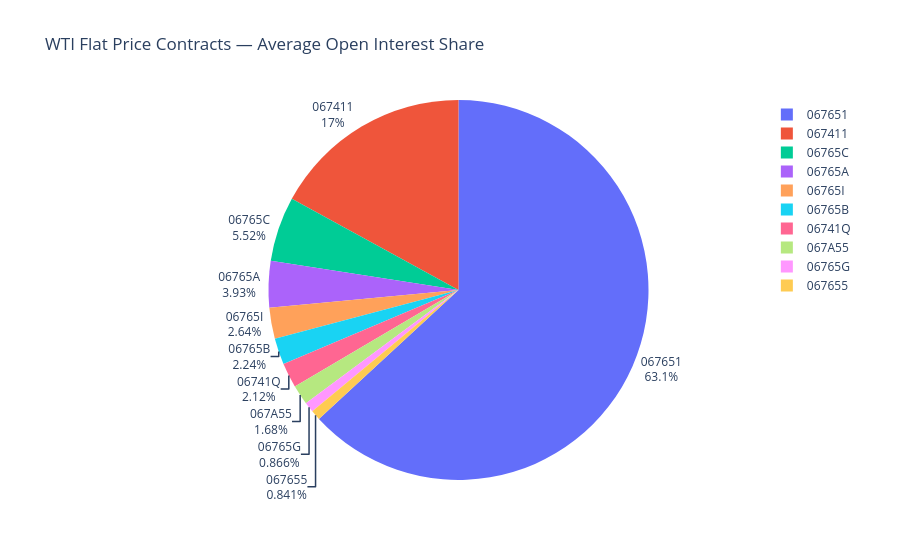

Notebook cell for this chart:
### Markdown cell above
## Open Interest Share — Pie Chart

### Code cell
fig = px.pie(
    avg_oi.reset_index(),
    values="avg_open_interest",
    names="cftc_contract_market_code",
    hover_data=["contract_name"],
    title="WTI Flat Price Contracts — Average Open Interest Share",
)
fig.update_traces(textinfo="label+percent", textposition="outside")
fig.show()

### Figure 1 — Plotly figure (JSON) as saved in the notebook; plotly's stock layout.template omitted (floating-point values rounded to 4 significant figures)
{"data": [{"customdata": [["CRUDE OIL, LIGHT SWEET - NEW YORK MERCANTILE EXCHANGE"], ["CRUDE OIL, LIGHT SWEET - ICE EUROPE"], ["CRUDE OIL AVG PRICE OPTIONS - NEW YORK MERCANTILE EXCHANGE"], ["WTI CRUDE OIL CALENDAR SWAP - NEW YORK MERCANTILE EXCHANGE"], ["WTI CRUDE OIL FINANCIAL - NEW YORK MERCANTILE EXCHANGE"], ["EUR STYLE CRUDE OIL OPTIONS - NEW YORK MERCANTILE EXCHANGE"], ["WTI CRUDE OIL 1ST LINE - ICE FUTURES ENERGY DIV"], ["Micro WTI CRUDE OIL FINANCIAL - NEW YORK MERCANTILE EXCHANGE"], ["DUBAI CRUDE OIL CALENDAR SWAP - NEW YORK MERCANTILE EXCHANGE"], ["E-MINI CRUDE OIL, LIGHT SWEET - NEW YORK MERCANTILE EXCHANGE"]], "domain": {"x": [0, 1], "y": [0, 1]}, "hovertemplate": "cftc_contract_market_code=%{label}<br>avg_open_interest=%{value}<br>contract_name=%{customdata[0]}<extra></extra>", "labels": ["067651", "067411", "06765C", "06765A", "06765I", "06765B", "06741Q", "067A55", "06765G", "067655"], "legendgroup": "", "name": "", "showlegend": true, "textinfo": "label+percent", "textposition": "outside", "type": "pie", "values": [2581988, 696658, 225574, 160858, 108072, 91675, 86510, 68564, 35423, 34374]}], "layout": {"legend": {"tracegroupgap": 0}, "title": {"text": "WTI Flat Price Contracts — Average Open Interest Share"}}}
